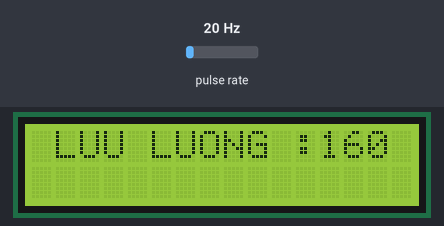
This sketch was run on a simulated Arduino Uno, built with avr-gcc and run on an emulated ATmega328P. Parts: 16×2 character LCD. Wiring (inferred from the names in the program): pulse sensor: data pin 2. The test bench sets the inputs (shaded band); at power-on: pulse rate 20 Hz. What the sketch prints to the serial monitor is not drawn.

Above: at 15.1 s.
At 120.1 s:
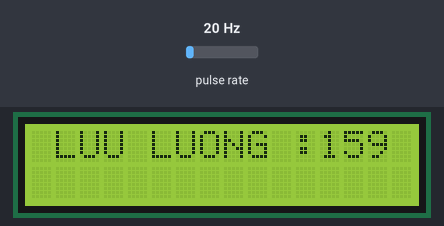

Measured:
- what the display in image 0 shows lasts 105.0 s, from 15.1 s to 120.1 s

The sketch:

sketch_dec27d.ino
```cpp
  #include <LiquidCrystal_I2C.h>
LiquidCrystal_I2C lcd(0x27,16,2); //LCD 16x02, địa chỉ I2C là 0X27
///////////////////////////////////////////////////////////////////////////////////
volatile int flow_frequency; // Đo xung cảm biến lưu lượng
unsigned int l_hour; // Tính toán số lít/giờ
unsigned char flowsensor = 2; // Cảm biến nối với chân 5
unsigned long currentTime;
unsigned long cloopTime;
void flow () // Hàm ngắt
{
   flow_frequency++;
}

void setup()
{
  {
  Serial.begin(9600); //Mở cổng Serial ở 9600
  lcd.init(); //Khởi động LCD
  lcd.backlight(); //Bật đèn nền
  lcd.setCursor(1,0); //Cột 1, hàng 0
  }
  {
   pinMode(flowsensor, INPUT);
   digitalWrite(flowsensor, HIGH); // Optional Internal Pull-Up
   Serial.begin(9600);
   attachInterrupt(0, flow, RISING); // Setup Interrupt
   sei(); // Enable interrupts
   currentTime = millis();
   cloopTime = currentTime;
}
}
void loop ()
{
{
   currentTime = millis();
   // Every second, calculate and print litres/hour
   if(currentTime >= (cloopTime + 15000))
   {
        cloopTime = currentTime; // Updates cloopTime
      // Pulse frequency (Hz) = 7.5Q, Q is flow rate in L/min.
      l_hour = (flow_frequency * 60 / 7.5/15); // (Pulse frequency x 60 min) / 7.5Q = flowrate in L/hour
      flow_frequency = 0; // Reset Counter
      Serial.print(l_hour, DEC); // Print litres/hour
      Serial.println(" L/hour");
        lcd.setCursor(1,0);
       lcd.print("LUU LUONG :");
      //lcd.setCursor(11,1);
      lcd.print(l_hour);
   }
}

}
```
